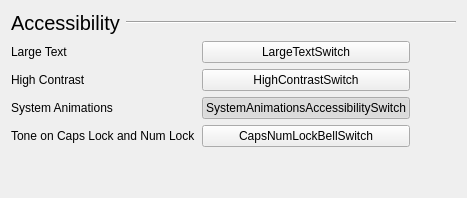
           <widget class="QWidget" name="page_12">
            <layout class="QGridLayout" name="gridLayout_18">
             <item row="2" column="1">
              <widget class="Switch" name="HighContrastSwitch">
               <property name="text">
                <string>HighContrastSwitch</string>
               </property>
               <property name="checkable">
                <bool>true</bool>
               </property>
              </widget>
             </item>
             <item row="3" column="0">
              <widget class="QLabel" name="label_76">
               <property name="text">
                <string>System Animations</string>
               </property>
              </widget>
             </item>
             <item row="3" column="1">
              <widget class="Switch" name="systemAnimationsAccessibilitySwitch">
               <property name="text">
                <string>SystemAnimationsAccessibilitySwitch</string>
               </property>
               <property name="checkable">
                <bool>true</bool>
               </property>
               <property name="checked">
                <bool>true</bool>
               </property>
              </widget>
             </item>
             <item row="2" column="0">
              <widget class="QLabel" name="label_75">
               <property name="text">
                <string>High Contrast</string>
               </property>
              </widget>
             </item>
             <item row="1" column="0">
              <widget class="QLabel" name="label_54">
               <property name="text">
                <string>Large Text</string>
               </property>
              </widget>
             </item>
             <item row="1" column="1">
              <widget class="Switch" name="LargeTextSwitch">
               <property name="text">
                <string>LargeTextSwitch</string>
               </property>
               <property name="checkable">
                <bool>true</bool>
               </property>
              </widget>
             </item>
             <item row="5" column="0">
              <spacer name="verticalSpacer_24">
               <property name="orientation">
                <enum>Qt::Vertical</enum>
               </property>
               <property name="sizeHint" stdset="0">
                <size>
                 <width>20</width>
                 <height>40</height>
                </size>
               </property>
              </spacer>
             </item>
             <item row="1" column="2">
              <spacer name="horizontalSpacer_30">
               <property name="orientation">
                <enum>Qt::Horizontal</enum>
               </property>
               <property name="sizeHint" stdset="0">
                <size>
                 <width>40</width>
                 <height>20</height>
                </size>
               </property>
              </spacer>
             </item>
             <item row="4" column="0">
              <widget class="QLabel" name="label_77">
               <property name="text">
                <string>Tone on Caps Lock and Num Lock</string>
               </property>
              </widget>
             </item>
             <item row="4" column="1">
              <widget class="Switch" name="CapsNumLockBellSwitch">
               <property name="text">
                <string>CapsNumLockBellSwitch</string>
               </property>
              </widget>
             </item>
             <item row="0" column="0" colspan="3">
              <layout class="QHBoxLayout" name="horizontalLayout_43">
               <item>
                <widget class="QLabel" name="displayLabel_12">
                 <property name="font">
                  <font>
                   <pointsize>15</pointsize>
                  </font>
                 </property>
                 <property name="text">
                  <string>Accessibility</string>
                 </property>
                </widget>
               </item>
               <item>
                <widget class="Line" name="displayLine_12">
                 <property name="sizePolicy">
                  <sizepolicy hsizetype="Expanding" vsizetype="Fixed">
                   <horstretch>0</horstretch>
                   <verstretch>0</verstretch>
                  </sizepolicy>
                 </property>
                 <property name="orientation">
                  <enum>Qt::Horizontal</enum>
                 </property>
                </widget>
               </item>
              </layout>
             </item>
            </layout>
           </widget>
